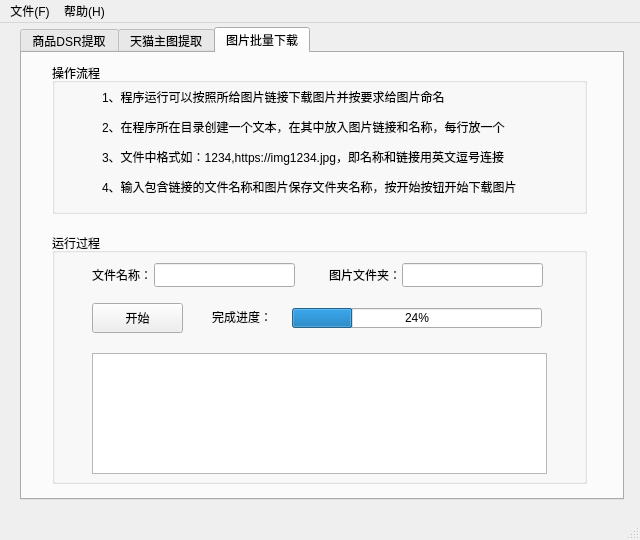
<?xml version="1.0" encoding="UTF-8"?>
<ui version="4.0">
 <class>MainWindow</class>
 <widget class="QMainWindow" name="MainWindow">
  <property name="geometry">
   <rect>
    <x>0</x>
    <y>0</y>
    <width>640</width>
    <height>540</height>
   </rect>
  </property>
  <property name="maximumSize">
   <size>
    <width>640</width>
    <height>540</height>
   </size>
  </property>
  <property name="windowTitle">
   <string>MainWindow</string>
  </property>
  <widget class="QWidget" name="centralwidget">
   <widget class="QTabWidget" name="tabWidget">
    <property name="geometry">
     <rect>
      <x>20</x>
      <y>4</y>
      <width>604</width>
      <height>473</height>
     </rect>
    </property>
    <property name="currentIndex">
     <number>2</number>
    </property>
    <widget class="QWidget" name="tab_1">
     <attribute name="title">
      <string>商品DSR提取</string>
     </attribute>
     <widget class="QGroupBox" name="groupBox_11">
      <property name="geometry">
       <rect>
        <x>30</x>
        <y>10</y>
        <width>535</width>
        <height>151</height>
       </rect>
      </property>
      <property name="title">
       <string>操作流程</string>
      </property>
      <widget class="QLabel" name="label_11">
       <property name="geometry">
        <rect>
         <x>50</x>
         <y>18</y>
         <width>461</width>
         <height>123</height>
        </rect>
       </property>
       <property name="text">
        <string>&lt;html&gt;&lt;head/&gt;&lt;body&gt;&lt;p&gt;1、程序运行可以获取天猫或京东商品的DSR信息并生成数据表格&lt;/p&gt;&lt;p&gt;2、在程序所在目录创建一个文本文件，在其中放入商品ID，每行放一个&lt;/p&gt;&lt;p&gt;3、在文件名称输入框中输入放有商品ID的文件名称或直接使用默认文件名称&lt;/p&gt;&lt;p&gt;4、选择商品类型，启动开始按钮，等待程序运行结束后获取信息表格&lt;/p&gt;&lt;/body&gt;&lt;/html&gt;</string>
       </property>
      </widget>
     </widget>
     <widget class="QGroupBox" name="groupBox_12">
      <property name="geometry">
       <rect>
        <x>30</x>
        <y>180</y>
        <width>535</width>
        <height>251</height>
       </rect>
      </property>
      <property name="title">
       <string>运行过程</string>
      </property>
      <widget class="QLabel" name="label_4">
       <property name="geometry">
        <rect>
         <x>40</x>
         <y>30</y>
         <width>60</width>
         <height>24</height>
        </rect>
       </property>
       <property name="text">
        <string>文件名称：</string>
       </property>
      </widget>
      <widget class="QLineEdit" name="lineEdit_1">
       <property name="geometry">
        <rect>
         <x>102</x>
         <y>30</y>
         <width>156</width>
         <height>24</height>
        </rect>
       </property>
      </widget>
      <widget class="QRadioButton" name="radioButton_1">
       <property name="geometry">
        <rect>
         <x>270</x>
         <y>26</y>
         <width>110</width>
         <height>32</height>
        </rect>
       </property>
       <property name="styleSheet">
        <string notr="true"/>
       </property>
       <property name="text">
        <string>天猫商品</string>
       </property>
       <property name="icon">
        <iconset>
         <normaloff>Icon/e52d9567c015cdb440344305380739e7.png</normaloff>Icon/e52d9567c015cdb440344305380739e7.png</iconset>
       </property>
       <property name="iconSize">
        <size>
         <width>30</width>
         <height>30</height>
        </size>
       </property>
      </widget>
      <widget class="QRadioButton" name="radioButton_2">
       <property name="geometry">
        <rect>
         <x>398</x>
         <y>26</y>
         <width>111</width>
         <height>32</height>
        </rect>
       </property>
       <property name="text">
        <string>京东商品</string>
       </property>
       <property name="icon">
        <iconset>
         <normaloff>Icon/b721a1c9956b6e836cbdb6c57691ef09.png</normaloff>Icon/b721a1c9956b6e836cbdb6c57691ef09.png</iconset>
       </property>
       <property name="iconSize">
        <size>
         <width>22</width>
         <height>22</height>
        </size>
       </property>
      </widget>
      <widget class="QPushButton" name="pushButton_1">
       <property name="geometry">
        <rect>
         <x>40</x>
         <y>70</y>
         <width>91</width>
         <height>30</height>
        </rect>
       </property>
       <property name="text">
        <string>开始</string>
       </property>
       <property name="icon">
        <iconset>
         <normaloff>Icon/ooopic_1494068712.ico</normaloff>Icon/ooopic_1494068712.ico</iconset>
       </property>
       <property name="iconSize">
        <size>
         <width>20</width>
         <height>20</height>
        </size>
       </property>
      </widget>
      <widget class="QLabel" name="label_5">
       <property name="geometry">
        <rect>
         <x>160</x>
         <y>72</y>
         <width>71</width>
         <height>24</height>
        </rect>
       </property>
       <property name="text">
        <string>完成进度：</string>
       </property>
      </widget>
      <widget class="QProgressBar" name="progressBar_1">
       <property name="geometry">
        <rect>
         <x>240</x>
         <y>75</y>
         <width>250</width>
         <height>20</height>
        </rect>
       </property>
       <property name="value">
        <number>24</number>
       </property>
      </widget>
      <widget class="QTextEdit" name="textEdit_1">
       <property name="geometry">
        <rect>
         <x>40</x>
         <y>120</y>
         <width>455</width>
         <height>121</height>
        </rect>
       </property>
      </widget>
     </widget>
    </widget>
    <widget class="QWidget" name="tab_2">
     <attribute name="title">
      <string>天猫主图提取</string>
     </attribute>
     <widget class="QGroupBox" name="groupBox_21">
      <property name="geometry">
       <rect>
        <x>30</x>
        <y>180</y>
        <width>535</width>
        <height>251</height>
       </rect>
      </property>
      <property name="title">
       <string>运行过程</string>
      </property>
      <widget class="QLineEdit" name="lineEdit_2">
       <property name="geometry">
        <rect>
         <x>102</x>
         <y>30</y>
         <width>156</width>
         <height>24</height>
        </rect>
       </property>
      </widget>
      <widget class="QLabel" name="label_6">
       <property name="geometry">
        <rect>
         <x>40</x>
         <y>30</y>
         <width>60</width>
         <height>24</height>
        </rect>
       </property>
       <property name="text">
        <string>文件名称：</string>
       </property>
      </widget>
      <widget class="QLabel" name="label_7">
       <property name="geometry">
        <rect>
         <x>160</x>
         <y>72</y>
         <width>71</width>
         <height>24</height>
        </rect>
       </property>
       <property name="text">
        <string>完成进度：</string>
       </property>
      </widget>
      <widget class="QPushButton" name="pushButton_2">
       <property name="geometry">
        <rect>
         <x>40</x>
         <y>70</y>
         <width>91</width>
         <height>30</height>
        </rect>
       </property>
       <property name="text">
        <string>开始</string>
       </property>
       <property name="icon">
        <iconset>
         <normaloff>Icon/ooopic_1494068712.ico</normaloff>Icon/ooopic_1494068712.ico</iconset>
       </property>
       <property name="iconSize">
        <size>
         <width>20</width>
         <height>20</height>
        </size>
       </property>
      </widget>
      <widget class="QProgressBar" name="progressBar_2">
       <property name="geometry">
        <rect>
         <x>240</x>
         <y>75</y>
         <width>250</width>
         <height>20</height>
        </rect>
       </property>
       <property name="value">
        <number>24</number>
       </property>
      </widget>
      <widget class="QTextEdit" name="textEdit_2">
       <property name="geometry">
        <rect>
         <x>40</x>
         <y>120</y>
         <width>455</width>
         <height>121</height>
        </rect>
       </property>
      </widget>
     </widget>
     <widget class="QGroupBox" name="groupBox_22">
      <property name="geometry">
       <rect>
        <x>30</x>
        <y>10</y>
        <width>535</width>
        <height>151</height>
       </rect>
      </property>
      <property name="title">
       <string>操作流程</string>
      </property>
      <widget class="QLabel" name="label_2">
       <property name="geometry">
        <rect>
         <x>50</x>
         <y>18</y>
         <width>461</width>
         <height>123</height>
        </rect>
       </property>
       <property name="text">
        <string>&lt;html&gt;&lt;head/&gt;&lt;body&gt;&lt;p&gt;1、程序运行可以获取天猫商品的主图链接和价格（原价&amp;amp;折扣价）&lt;/p&gt;&lt;p&gt;2、在程序所在目录创建一个文本文件，在其中放入商品ID，每行放一个&lt;/p&gt;&lt;p&gt;3、在文件名称输入框中输入放有商品ID的文件名称或直接使用默认文件名称&lt;/p&gt;&lt;p&gt;4、上述步骤完成后按下开始按钮，等待程序运行结束后获取信息表格&lt;/p&gt;&lt;/body&gt;&lt;/html&gt;</string>
       </property>
      </widget>
     </widget>
    </widget>
    <widget class="QWidget" name="tab_3">
     <attribute name="title">
      <string>图片批量下载</string>
     </attribute>
     <widget class="QGroupBox" name="groupBox_31">
      <property name="geometry">
       <rect>
        <x>30</x>
        <y>180</y>
        <width>535</width>
        <height>251</height>
       </rect>
      </property>
      <property name="title">
       <string>运行过程</string>
      </property>
      <widget class="QProgressBar" name="progressBar_3">
       <property name="geometry">
        <rect>
         <x>240</x>
         <y>75</y>
         <width>250</width>
         <height>20</height>
        </rect>
       </property>
       <property name="value">
        <number>24</number>
       </property>
      </widget>
      <widget class="QPushButton" name="pushButton_3">
       <property name="geometry">
        <rect>
         <x>40</x>
         <y>70</y>
         <width>91</width>
         <height>30</height>
        </rect>
       </property>
       <property name="text">
        <string>开始</string>
       </property>
       <property name="icon">
        <iconset>
         <normaloff>Icon/ooopic_1494068712.ico</normaloff>Icon/ooopic_1494068712.ico</iconset>
       </property>
       <property name="iconSize">
        <size>
         <width>20</width>
         <height>20</height>
        </size>
       </property>
      </widget>
      <widget class="QLabel" name="label_8">
       <property name="geometry">
        <rect>
         <x>40</x>
         <y>30</y>
         <width>60</width>
         <height>24</height>
        </rect>
       </property>
       <property name="text">
        <string>文件名称：</string>
       </property>
      </widget>
      <widget class="QLineEdit" name="lineEdit_31">
       <property name="geometry">
        <rect>
         <x>102</x>
         <y>30</y>
         <width>141</width>
         <height>24</height>
        </rect>
       </property>
      </widget>
      <widget class="QTextEdit" name="textEdit_3">
       <property name="geometry">
        <rect>
         <x>40</x>
         <y>120</y>
         <width>455</width>
         <height>121</height>
        </rect>
       </property>
      </widget>
      <widget class="QLabel" name="label_9">
       <property name="geometry">
        <rect>
         <x>160</x>
         <y>72</y>
         <width>71</width>
         <height>24</height>
        </rect>
       </property>
       <property name="text">
        <string>完成进度：</string>
       </property>
      </widget>
      <widget class="QLabel" name="label_10">
       <property name="geometry">
        <rect>
         <x>277</x>
         <y>30</y>
         <width>68</width>
         <height>24</height>
        </rect>
       </property>
       <property name="text">
        <string>图片文件夹：</string>
       </property>
      </widget>
      <widget class="QLineEdit" name="lineEdit_32">
       <property name="geometry">
        <rect>
         <x>350</x>
         <y>30</y>
         <width>141</width>
         <height>24</height>
        </rect>
       </property>
      </widget>
     </widget>
     <widget class="QGroupBox" name="groupBox_32">
      <property name="geometry">
       <rect>
        <x>30</x>
        <y>10</y>
        <width>535</width>
        <height>151</height>
       </rect>
      </property>
      <property name="title">
       <string>操作流程</string>
      </property>
      <widget class="QLabel" name="label_3">
       <property name="geometry">
        <rect>
         <x>50</x>
         <y>18</y>
         <width>461</width>
         <height>123</height>
        </rect>
       </property>
       <property name="text">
        <string>&lt;html&gt;&lt;head/&gt;&lt;body&gt;&lt;p&gt;1、程序运行可以按照所给图片链接下载图片并按要求给图片命名&lt;/p&gt;&lt;p&gt;2、在程序所在目录创建一个文本，在其中放入图片链接和名称，每行放一个&lt;/p&gt;&lt;p&gt;3、文件中格式如：1234,https://img1234.jpg，即名称和链接用英文逗号连接&lt;/p&gt;&lt;p&gt;4、输入包含链接的文件名称和图片保存文件夹名称，按开始按钮开始下载图片&lt;/p&gt;&lt;/body&gt;&lt;/html&gt;</string>
       </property>
      </widget>
     </widget>
    </widget>
   </widget>
  </widget>
  <widget class="QMenuBar" name="menubar">
   <property name="geometry">
    <rect>
     <x>0</x>
     <y>0</y>
     <width>640</width>
     <height>23</height>
    </rect>
   </property>
   <widget class="QMenu" name="menu_F">
    <property name="title">
     <string>文件(F)</string>
    </property>
    <addaction name="actionOpenfile"/>
    <addaction name="separator"/>
    <addaction name="actionQiut"/>
   </widget>
   <widget class="QMenu" name="menu_H">
    <property name="title">
     <string>帮助(H)</string>
    </property>
    <addaction name="actionAbout"/>
    <addaction name="separator"/>
    <addaction name="actionAuthor"/>
   </widget>
   <addaction name="menu_F"/>
   <addaction name="menu_H"/>
  </widget>
  <widget class="QStatusBar" name="statusbar"/>
  <action name="actionOpenfile">
   <property name="icon">
    <iconset>
     <normaloff>Icon/2017522122222.ico</normaloff>Icon/2017522122222.ico</iconset>
   </property>
   <property name="text">
    <string>查看文件夹</string>
   </property>
   <property name="shortcut">
    <string>Ctrl+O</string>
   </property>
  </action>
  <action name="actionQiut">
   <property name="icon">
    <iconset>
     <normaloff>Icon/ooopic_1495455270.ico</normaloff>Icon/ooopic_1495455270.ico</iconset>
   </property>
   <property name="text">
    <string>退出</string>
   </property>
   <property name="shortcut">
    <string>Ctrl+Q</string>
   </property>
  </action>
  <action name="actionAbout">
   <property name="icon">
    <iconset>
     <normaloff>Icon/201752212221.ico</normaloff>Icon/201752212221.ico</iconset>
   </property>
   <property name="text">
    <string>关于</string>
   </property>
  </action>
  <action name="actionAuthor">
   <property name="icon">
    <iconset>
     <normaloff>Icon/2017522122216.ico</normaloff>Icon/2017522122216.ico</iconset>
   </property>
   <property name="text">
    <string>作者</string>
   </property>
  </action>
 </widget>
 <resources>
  <include location="tool.qrc"/>
 </resources>
 <connections/>
</ui>
